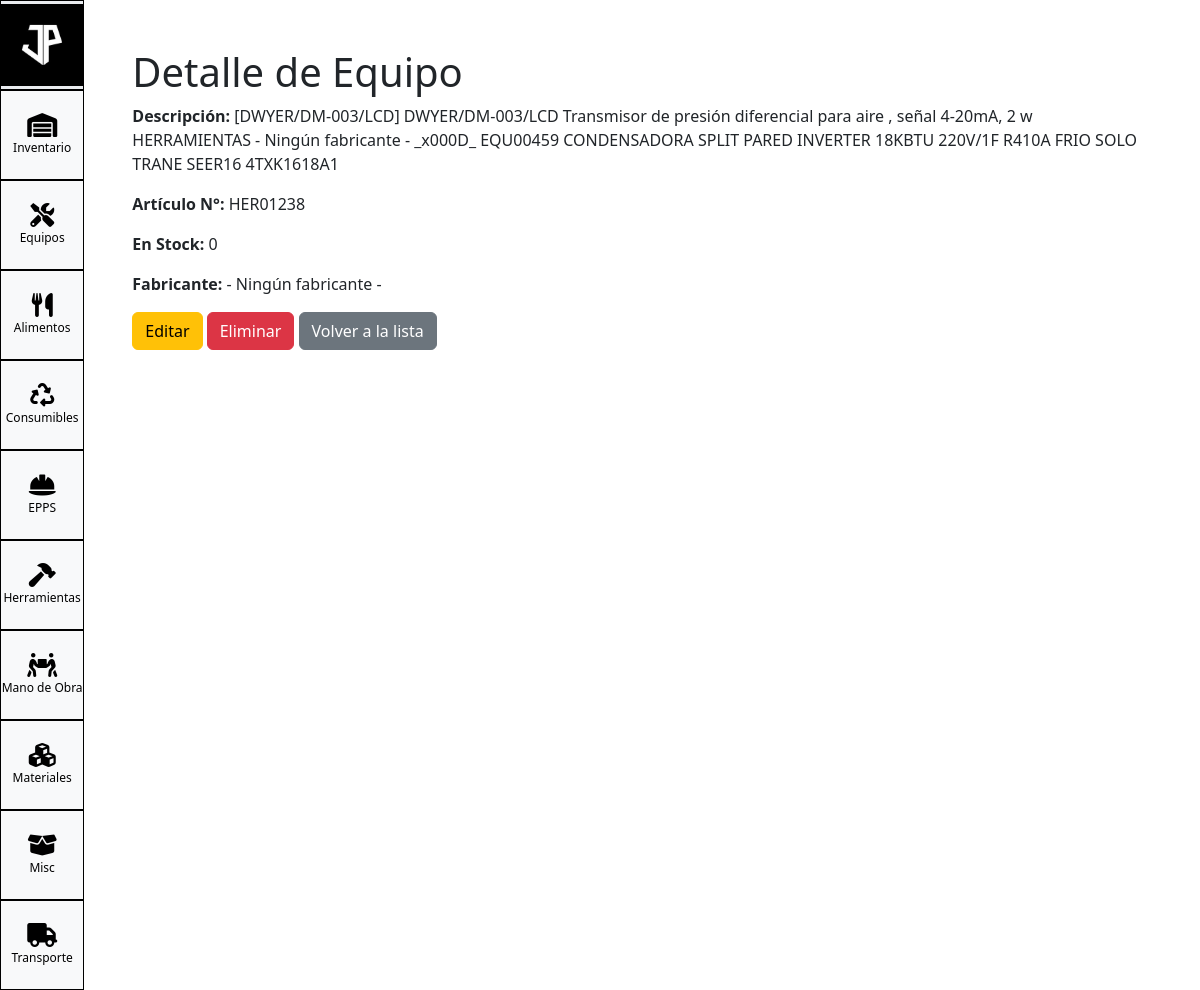
The app's page /inventory/inventario/equipos/1/ with its own data.
### inventory/models.py (models this page shows, shortened)
class BaseInventario(models.Model):
    num_articulo = models.CharField(max_length=50)
    descripcion = models.CharField(max_length=255)
    en_stock = models.IntegerField(default=0)
    codigo_barras = models.CharField(max_length=100, blank=True, default='')
    grupo_articulos = models.CharField(max_length=100, default='MISC')
    fabricante = models.CharField(max_length=100, blank=True, default='')
    unidad_medida = models.CharField(max_length=50, blank=True, default='')
    precio_unitario_diario = models.DecimalField(max_digits=10, decimal_places=2, default=0)
    ultimo_precio_compra = models.DecimalField(max_digits=10, decimal_places=2, default=0)
    class Meta:
        abstract = True

class Equipos(BaseInventario):
    grupo_articulos = models.CharField(max_length=100, default='EQUIPOS')

### inventory/views/equipos.py (the view)
# urls.py: path('inventario/equipos/<int:pk>/', EquiposDetailView.as_view(), name='equipos-detail'),
class EquiposDetailView(DetailView):
    model = Equipos
    template_name = 'equipo/equipos_detail.html'

### inventory/templates/equipo/equipos_detail.html (shortened to what this page needs)
{% extends "base_inventario.html" %}
{% block content %}
<div class="container">
    <h1>Detalle de Equipo</h1>
    <p><strong>Descripción:</strong> {{ object.descripcion }}</p>
    <p><strong>Artículo N°:</strong> {{ object.num_articulo }}</p>
    <p><strong>En Stock:</strong> {{ object.en_stock }}</p>
    <p><strong>Fabricante:</strong> {{ object.fabricante }}</p>
    <a href="{% url 'equipos-update' object.pk %}" class="btn btn-warning">Editar</a>
    <a href="{% url 'equipos-delete' object.pk %}" class="btn btn-danger">Eliminar</a>
    <a href="{% url 'equipos-list' %}" class="btn btn-secondary">Volver a la lista</a>
</div>
{% endblock %}

### static/css/custom.css (style rules this page uses)
body, html { height: 100%; margin: 0; padding: 0; }

### records on screen
Equipos: descripcion "[DWYER/DM-003/LCD] DWYER/DM-003/LCD Transmisor de presión diferencial para aire , señal 4-20mA, 2 w HERRAMIENTAS - Ningún fabricante - _x000D_ EQU00459 CONDENSADORA SPLIT PARED INVERTER 18KBTU 220V/1F R410A FRIO SOLO TRANE SEER16 4TXK1618A1", num_articulo "HER01238", en_stock "0", fabricante "- Ningún fabricante -"
